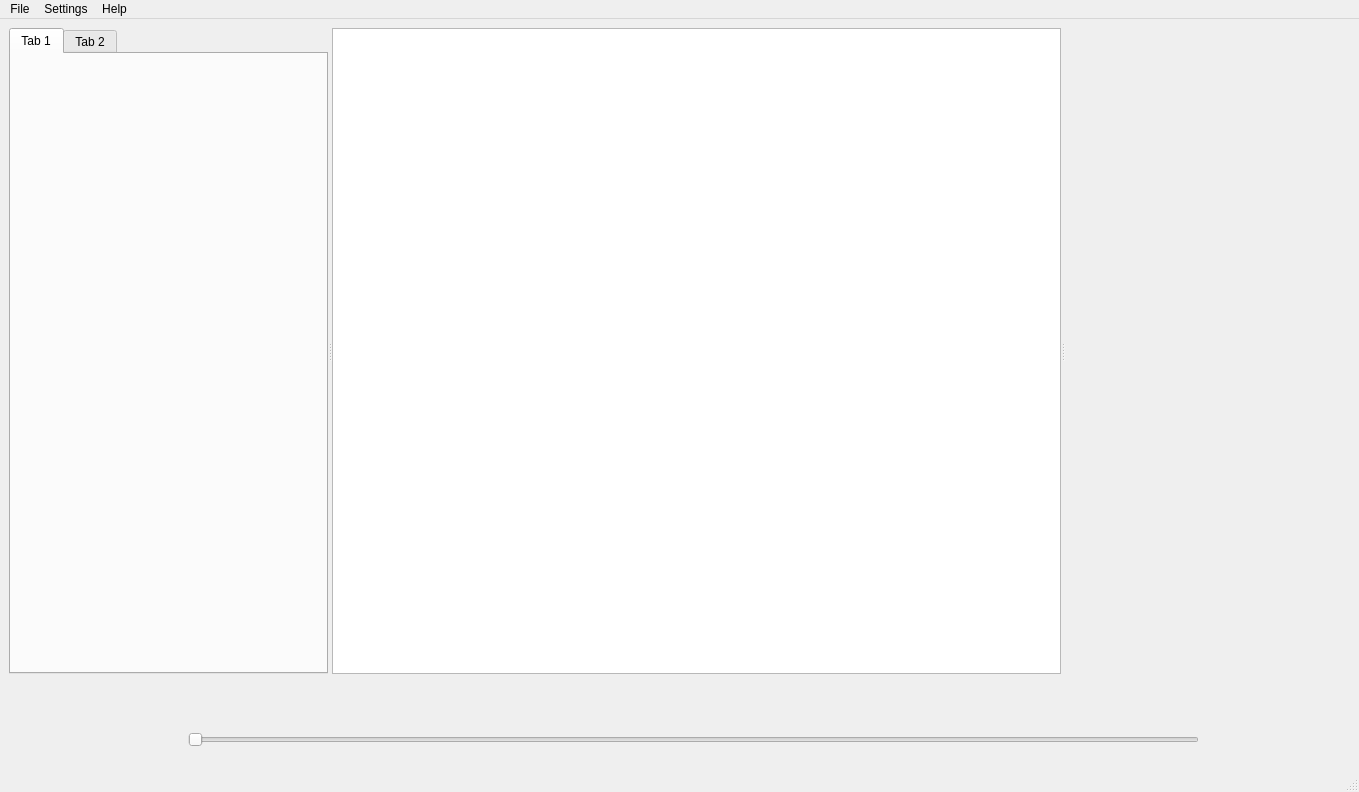
<?xml version="1.0" encoding="UTF-8"?>
<ui version="4.0">
 <class>MainWindow</class>
 <widget class="QMainWindow" name="MainWindow">
  <property name="geometry">
   <rect>
    <x>0</x>
    <y>0</y>
    <width>1359</width>
    <height>792</height>
   </rect>
  </property>
  <property name="windowTitle">
   <string>MainWindow</string>
  </property>
  <widget class="QWidget" name="centralwidget">
   <layout class="QVBoxLayout" name="verticalLayout_3">
    <item>
     <layout class="QVBoxLayout" name="MainVBox" stretch="16,2">
      <item>
       <widget class="QSplitter" name="PaneSplitter">
        <property name="orientation">
         <enum>Qt::Orientation::Horizontal</enum>
        </property>
        <widget class="QTabWidget" name="LeftPane">
         <widget class="QWidget" name="tab">
          <attribute name="title">
           <string>Tab 1</string>
          </attribute>
         </widget>
         <widget class="QWidget" name="tab_2">
          <attribute name="title">
           <string>Tab 2</string>
          </attribute>
         </widget>
        </widget>
        <widget class="QWidget" name="CenterPane" native="true">
         <layout class="QVBoxLayout" name="verticalLayout_2">
          <item>
           <widget class="QTreeView" name="treeView">
            <attribute name="headerVisible">
             <bool>true</bool>
            </attribute>
            <attribute name="headerShowSortIndicator" stdset="0">
             <bool>true</bool>
            </attribute>
           </widget>
          </item>
         </layout>
        </widget>
        <widget class="QWidget" name="RightPane" native="true"/>
       </widget>
      </item>
      <item>
       <widget class="QWidget" name="PlaybackBar" native="true">
        <property name="minimumSize">
         <size>
          <width>0</width>
          <height>24</height>
         </size>
        </property>
        <widget class="QSlider" name="horizontalSlider">
         <property name="geometry">
          <rect>
           <x>179</x>
           <y>50</y>
           <width>1011</width>
           <height>20</height>
          </rect>
         </property>
         <property name="orientation">
          <enum>Qt::Orientation::Horizontal</enum>
         </property>
        </widget>
       </widget>
      </item>
     </layout>
    </item>
   </layout>
  </widget>
  <widget class="QMenuBar" name="menubar">
   <property name="geometry">
    <rect>
     <x>0</x>
     <y>0</y>
     <width>1359</width>
     <height>22</height>
    </rect>
   </property>
   <widget class="QMenu" name="menuFile">
    <property name="title">
     <string>File</string>
    </property>
   </widget>
   <widget class="QMenu" name="menuSettings">
    <property name="title">
     <string>Settings</string>
    </property>
   </widget>
   <widget class="QMenu" name="menuHelp">
    <property name="title">
     <string>Help</string>
    </property>
   </widget>
   <addaction name="menuFile"/>
   <addaction name="menuSettings"/>
   <addaction name="menuHelp"/>
  </widget>
  <widget class="QStatusBar" name="statusbar"/>
 </widget>
 <resources/>
 <connections/>
</ui>
